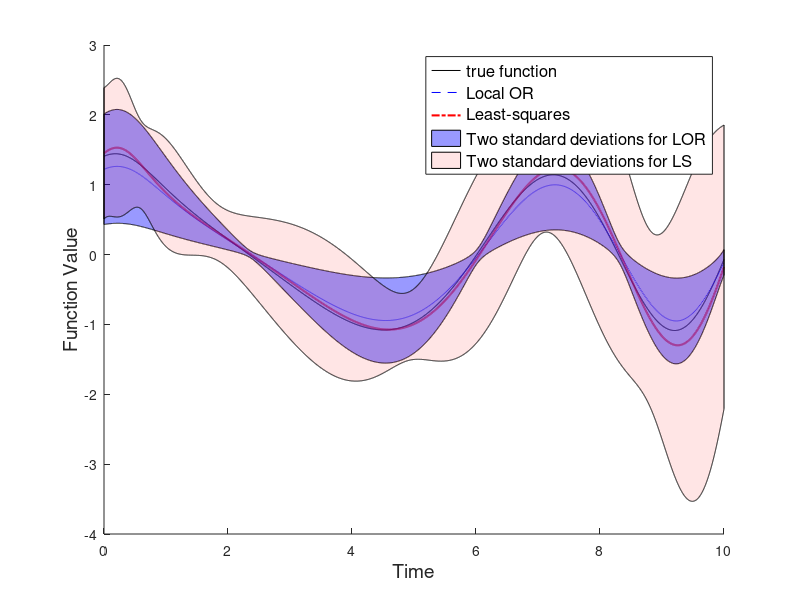

Write MATLAB code to recreate this figure.
%%%%%%%%% Optimal Recovery and System Identification %%%%%%
% This Matlab file is used to generate plots and tables in section 4.5 in
% my thesis.
% The example is motivated by the paper
% Optimal Algorithms Theory for Robust Estimation and Prediction

%% V={0} and random error
clear all;clc;
rng(5)
% the true function u is known
u = @(t) cos(t.^2/10-5) + 1./(t.^2+1);
dt = 0.2;
% we try to approximate coefficient vector a
x = @(a,t) a(1) * u(t-2*dt) + a(2) * u(t-dt) + a(3)*u(t);

% Generate the true coefficient vector
aux = rand(3,1);
% f is the true coefficient vector
f = 2/3*aux/norm(aux);
% approximation parameter
epsilon = 1;

% generate observations
T = 15;             % number of observations
% observation map
L = [u((-1:(T-2))'*dt), u((0:(T-1))'*dt), u((1:T)'*dt)];

eta = 3;         % change eta here, I use eta = 0.5, 1, 2, 3.

T_test = 10000;
time = linspace(0,10,T_test);
x_true = x(f,time);

monte = 50;
x_loc = zeros(monte,T_test);
x_ls = zeros(monte,T_test);
or_app_err = zeros(1,monte);
or_pre_err = zeros(1,monte);
ls_app_err = zeros(1,monte);
ls_pre_err = zeros(1,monte);

for i=1:monte
    
    % generate error
    aux = randn(T,1);
    err = eta*aux/norm(aux);
    y = L*f + err;

    % local optimal recovery
    opt_tau = max(1-eta/norm(y),0);
    if opt_tau == 0
        f_loc = zeros(3,1);
    else
        f_loc = (opt_tau*L'*L+(1-opt_tau)*eye(3))\(opt_tau*L'*y);
    end
    or_app_err(i) = norm(f-f_loc);
    
    or_pre_err(i) = norm(x_true-x(f_loc,time));
    x_loc(i,:) = x(f_loc,time);
    
    % Least square
    f_ls = (L'*L)\(L'*y);
    ls_app_err(i) = norm(f-f_ls);
    
    ls_pre_err(i) = norm(x_true-x(f_ls,time));
    x_ls(i,:) = x(f_ls,time);
end

% plot and result
[mean(or_app_err),mean(ls_app_err)]
[std(or_app_err),std(ls_app_err)]
[mean(or_pre_err),mean(ls_pre_err)]
[std(or_pre_err),std(ls_pre_err)]

%
figure(1)
hold on
plot(time,x_true,'-k',time,mean(x_loc),'b--',time,mean(x_ls),'r-.','LineWidth',1.5)
xlabel('Time','Fontsize',14)
ylabel('Function Value','Fontsize',14)

%plot(time,mean(x_loc)+2*std(x_loc),'r-.',time,mean(x_loc)-2*std(x_loc),'r-.')
time1 = [time, fliplr(time)];
inBetween = [mean(x_loc)+2*std(x_loc), fliplr(mean(x_loc)-2*std(x_loc))];
fill(time1, inBetween, 'b','FaceAlpha',0.4);

%plot(time,mean(x_ls)+2*std(x_ls),'r-.',time,mean(x_ls)-2*std(x_ls),'r-.')
inBetween = [mean(x_ls)+2*std(x_ls), fliplr(mean(x_ls)-2*std(x_ls))];
fill(time1, inBetween, 'r','FaceAlpha',0.1);
legend('true function','Local OR','Least-squares','Two standard deviations for LOR','Two standard deviations for LS','Fontsize',12,'Location','best')
hold off